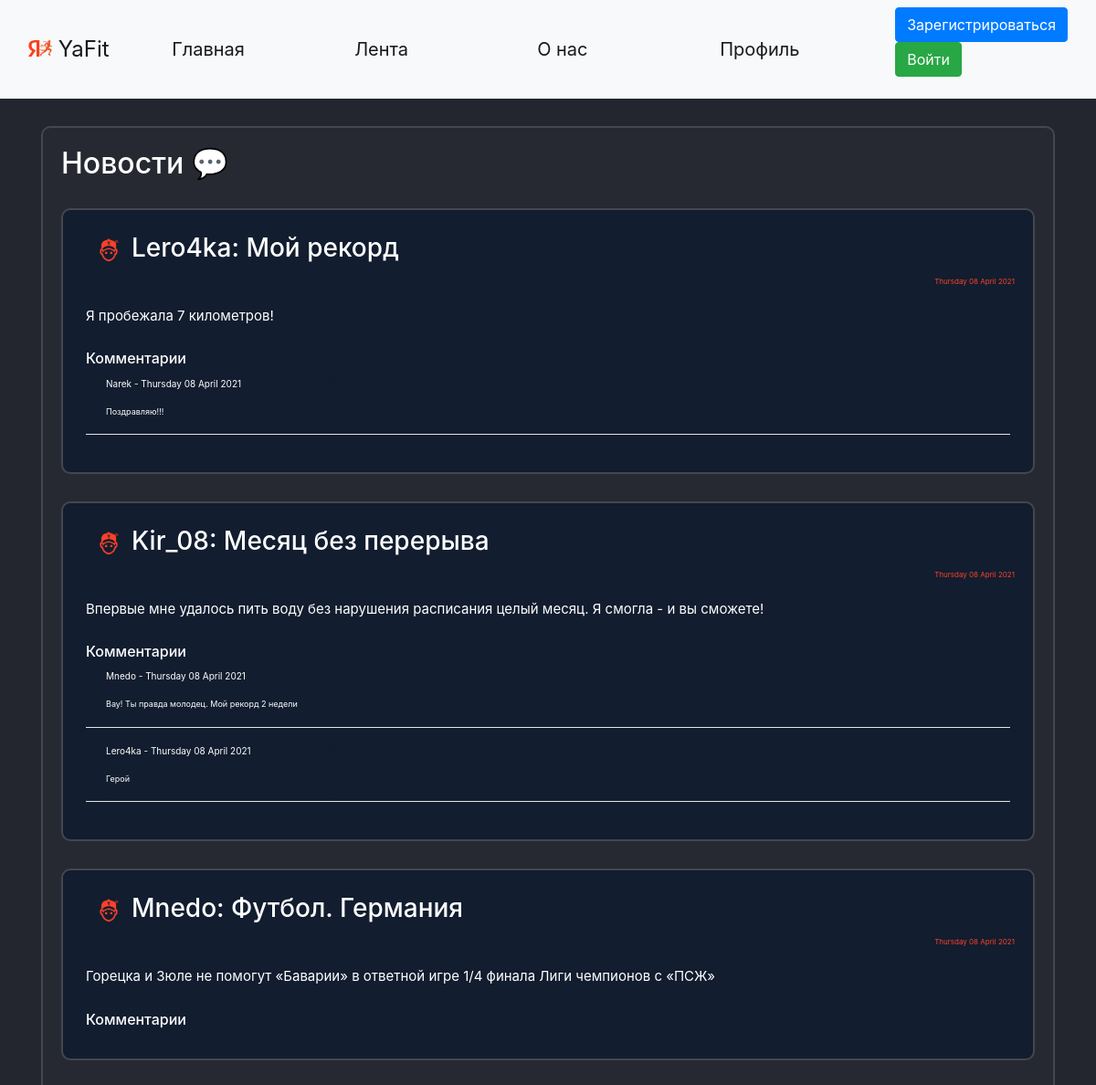
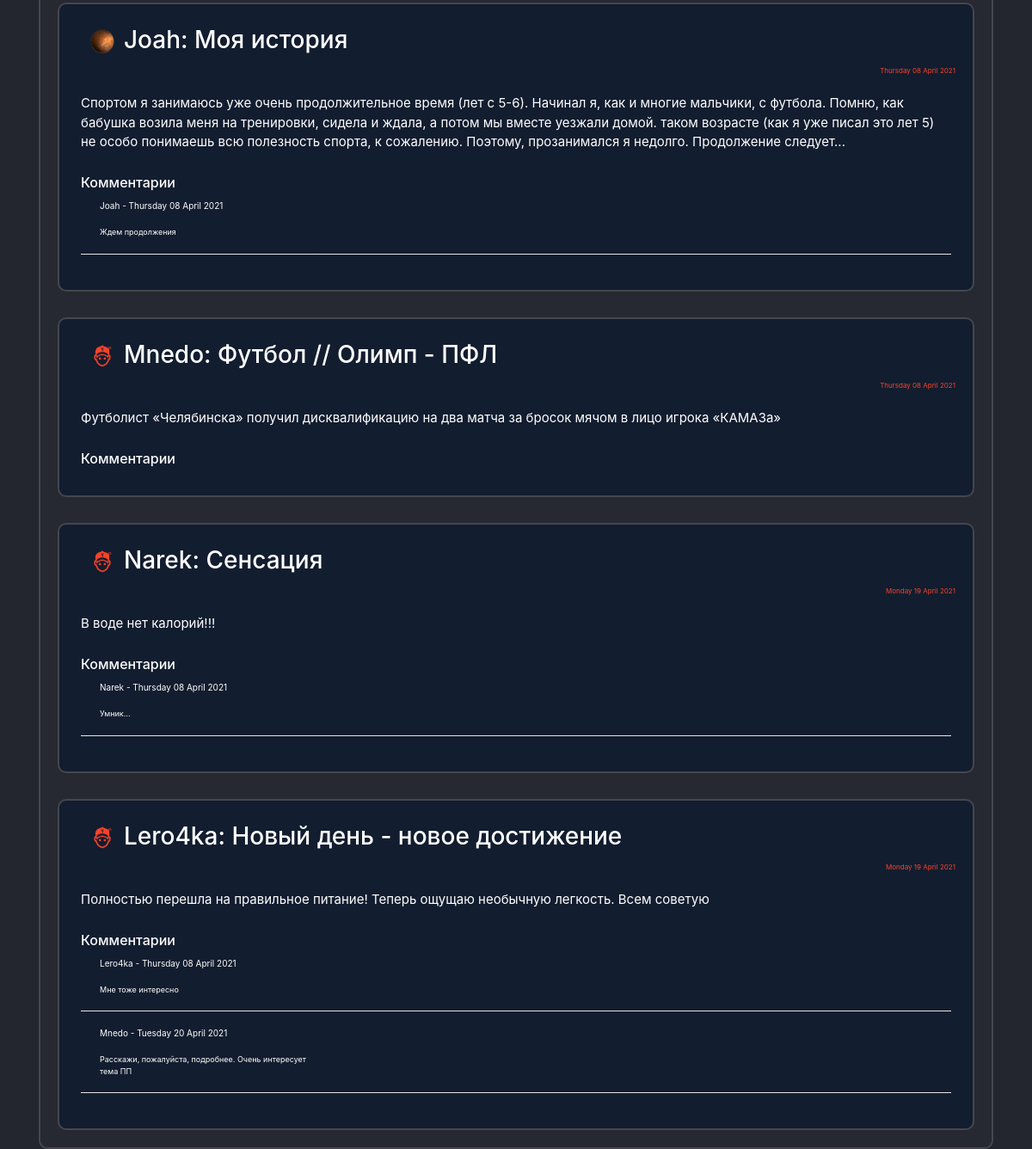
Page /news on the committed database (2 pictures, top to bottom).
### data/users.py (models this page shows, shortened)
class User(SqlAlchemyBase, UserMixin, SerializerMixin):
    __tablename__ = 'users'
    id = sqlalchemy.Column(sqlalchemy.Integer,
                           primary_key=True, autoincrement=True)
    name = sqlalchemy.Column(sqlalchemy.String)
    surname = sqlalchemy.Column(sqlalchemy.String)
    nickname = sqlalchemy.Column(sqlalchemy.String)
    age = sqlalchemy.Column(sqlalchemy.Integer)
    status = sqlalchemy.Column(sqlalchemy.String)
    about = sqlalchemy.Column(sqlalchemy.String)
    email = sqlalchemy.Column(sqlalchemy.String, unique=True)
    hashed_password = sqlalchemy.Column(sqlalchemy.String)
    modified_date = sqlalchemy.Column(sqlalchemy.DateTime, default=datetime.datetime.now)
    city_from = sqlalchemy.Column(sqlalchemy.String)
    habit = sqlalchemy.Column(sqlalchemy.String)  # id_1;id_2
    habits = orm.relation("Habits", back_populates='user')
    news = orm.relation("News", back_populates='user')
    comments = orm.relation("Comments", back_populates='user')

### data/news.py (models this page shows)
class News(SqlAlchemyBase, UserMixin, SerializerMixin):
    __tablename__ = 'news'
    id = sqlalchemy.Column(sqlalchemy.Integer,
                           primary_key=True, autoincrement=True)
    title = sqlalchemy.Column(sqlalchemy.String)
    content = sqlalchemy.Column(sqlalchemy.String)
    created_date = sqlalchemy.Column(sqlalchemy.DateTime,
                                     default=datetime.datetime.now)
    user_id = sqlalchemy.Column(sqlalchemy.Integer,
                                sqlalchemy.ForeignKey("users.id"))
    comms = sqlalchemy.Column(sqlalchemy.String)  # id_1;id_2
    user = orm.relation('User')

### data/comments.py (models this page shows)
class Comments(SqlAlchemyBase, UserMixin, SerializerMixin):
    __tablename__ = 'comments'
    id = sqlalchemy.Column(sqlalchemy.Integer,
                           primary_key=True, autoincrement=True)
    content = sqlalchemy.Column(sqlalchemy.String)
    created_date = sqlalchemy.Column(sqlalchemy.DateTime,
                                     default=datetime.datetime.now)
    user_id = sqlalchemy.Column(sqlalchemy.Integer,
                                sqlalchemy.ForeignKey("users.id"))
    user = orm.relation('User')

### main.py (the view)
@app.route("/news", methods=['GET', 'POST'])
def news():
    db_sess = db_session.create_session()
    rec_news = db_sess.query(News).all()
    top_news = []
    news_index = 0
    path = 'static/img/users_photo/default.jpg'
    for news in rec_news:
        path = ''
        news_index += 1
        creator_nickname = (db_sess.query(User).filter(User.id == news.user_id).first()).nickname
        for images in os.listdir('static/img/users_photo'):
            if images.split('.')[0] == creator_nickname:
                path = 'static/img/users_photo/' + images
        if path == '':
            path = 'static/img/users_photo/default.jpg'
        comments = []
        if news.comms:
            if ';' in news.comms:
                for com_id in news.comms.split(';'):
                    comments.append(db_sess.query(Comments).filter(Comments.id == com_id).first())
            elif len(news.comms) == 1:
                com_id = news.comms
                comments = [db_sess.query(Comments).filter(Comments.id == com_id).first()]
        else:
            comments = []
        if len(comments) > 1:
            comments = sorted(comments, key=lambda x: x.created_date)
        comments_main = []
        for com in comments:
            comentor_nickname = db_sess.query(User).filter(User.id == com.user_id).first().nickname
            comments_main.append({'id': com.id,
                                  'content': com.content,
                                  'created_date': com.created_date.strftime("%A %d %B %Y"),
                                  'creator': comentor_nickname})
        comments = comments_main
        top_news.append({'id': news.id,
                         'title': news.title,
                         'content': news.content,
                         'created_date': news.created_date.strftime("%A %d %B %Y"),
                         'comms': comments,
                         'creator': creator_nickname,
                         'path': path})
    return render_template("news.html", top_news=top_news, path=path, random_id=random.randint(1, 2 ** 16),
                           title='Лента')

### data/db_session.py (called while the page is built)
def create_session() -> Session:
    global __factory
    return __factory()

### templates/news.html (shortened to what this page needs)
{% extends "base.html" %}
{% block content %}
<div class="page_border">
    <h2>Новости &#128172;</h2>
    {% for new in top_news%}
    <div class="page_border" style="background-color: #121d2f !important;">
        <div class="menu_item">
            <h3><a><a><img
                    src={{new['path']}}?dummy={{random_id}} alt="avatar"
                    class="round_avatar"></a></a>{{new['creator']}}: {{new['title']}} </h3>
        </div>
        <div class="reposts">
            <p>{{new['created_date']}}</p>
        </div>
        <div class="menu_item">
            <p>{{new['content']}}</p>
        </div>
        <div class="menu_item">
            <h6>Комментарии
            </h6>
            {% for com in new['comms'] %}
            <div class="com_label" style="margin-left: 20px; padding: 0; margin-top: 0; margin-bottom;">
                <p style="font-size: 10px;">{{com['creator']}} - {{com['created_date']}}</p>
                <p style="font-size: 9px;">{{com['content']}}
                </p></div>
            <hr style="color: white; background-color: white; padding: 0; margin-top: 0; margin-bottom;">
            {% endfor %}
        </div>
    </div>
    {% endfor %}
</div>
{% endblock %}

### static/css/style.css (style rules this page uses)
body { background-color: #24262f !important; color: white; }
.page_border { background-color: #272932 !important; color: white !important; border: 2px solid #45464F; border-radius: 10px; padding: 20px !important; margin: 0 auto; margin-top: 30px; }
.menu_item { padding: 5px !important; font-size: 15px !important; }
hr { background-color: #FB4229; color: #FB4229; }
.reposts { color: #FB4229 !important; font-size: 8px !important; text-align: right; }
.com_label { background-color: #121d2f !important; color: white !important; border: 2px solid #121d2f; width: 25%; border-radius: 10px; }
.round_avatar { margin-left:10px; margin-right:10px; width: 30px !important; height: 30px !important; border-radius: 50px !important; }

### rows in the picture
User: creator "Lero4ka" "Lero4ka", creator "Lero4ka" "Lero4ka"
News: title "Мой рекорд", content "Я пробежала 7 километров!"
User: creator "Narek" "Narek", creator "Narek"
Comments: content "Поздравляю!!!"
User: creator "Kir_08"
News: title "Месяц без перерыва", content "Впервые мне удалось пить воду без нарушения расписания целый месяц. Я смогла - и вы сможете!"
User: creator "Mnedo" "Mnedo", creator "Mnedo" "Mnedo"
Comments: content "Вау! Ты правда молодец. Мой рекорд 2 недели"
Comments: content "Герой"
News: title "Футбол. Германия", content "Горецка и Зюле не помогут «Баварии» в ответной игре 1/4 финала Лиги чемпионов с «ПСЖ»"
User: creator "Joah", creator "Joah"
News: title "Моя история", content "Спортом я занимаюсь уже очень продолжительное время (лет с 5-6). Начинал я, как и многие мальчики, с футбола. Помню, как бабушка возила меня на тренировки, сидела и ждала, а потом мы вместе уезжали домой. таком возрасте (как я уже писал это лет 5) не особо понимаешь всю полезность спорта, к сожалению. Поэтому, прозанимался я недолго. Продолжение следует..."
Comments: content "Ждем продолжения"
News: title "Футбол // Олимп - ПФЛ", content "Футболист «Челябинска» получил дисквалификацию на два матча за бросок мячом в лицо игрока «КАМАЗа»"
News: title "Сенсация", content "В воде нет калорий!!!"
Comments: content "Умник..."
News: title "Новый день - новое достижение", content "Полностью перешла на правильное питание! Теперь ощущаю необычную легкость. Всем советую"
Comments: content "Мне тоже интересно"
Comments: content "Расскажи, пожалуйста, подробнее. Очень интересует тема ПП"

### other values in the picture
{{ new['created_date'] }} "Thursday 08 April 2021" "Thursday 08 April 2021" "Thursday 08 April 2021" "Thursday 08 April 2021" "Thursday 08 April 2021" "Monday 19 April 2021" "Monday 19 April 2021"
{{ com['created_date'] }} "Thursday 08 April 2021" "Thursday 08 April 2021" "Thursday 08 April 2021" "Thursday 08 April 2021" "Thursday 08 April 2021" "Thursday 08 April 2021" "Tuesday 20 April 2021"
